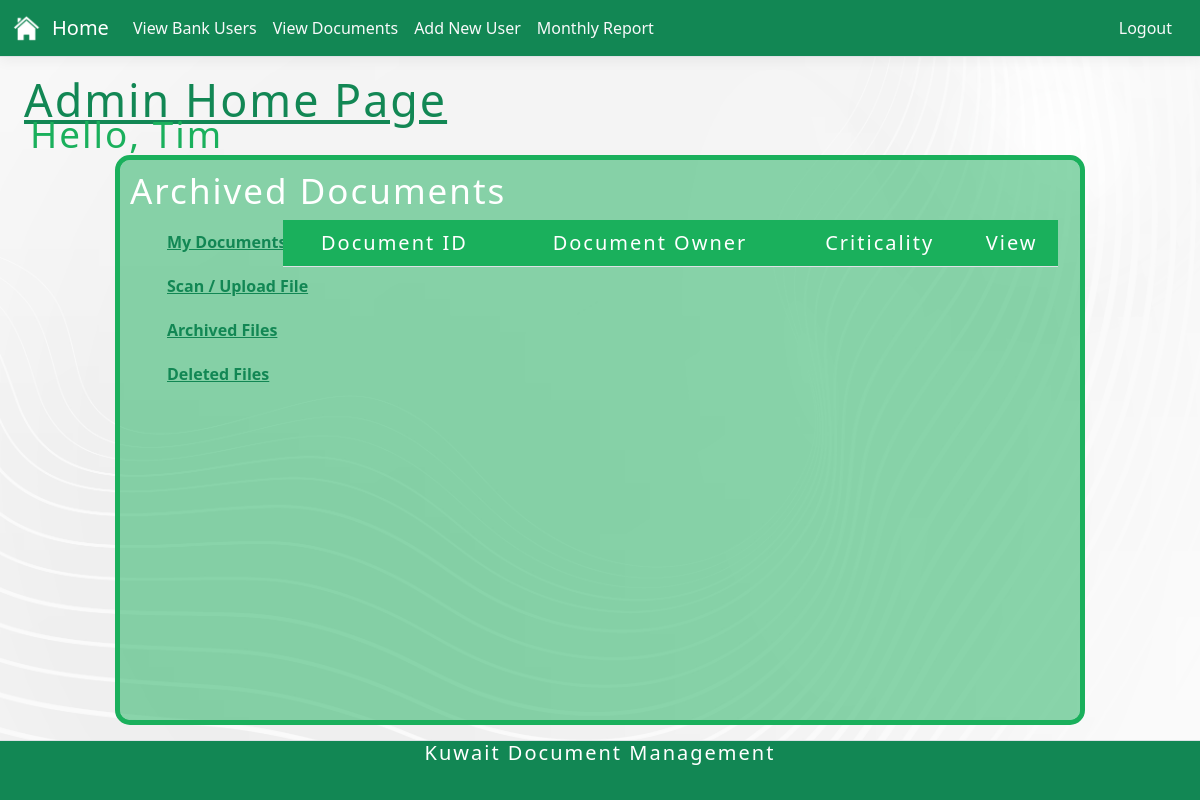
Before: /Group31/viewArchived.php (signed in) with the older database file.
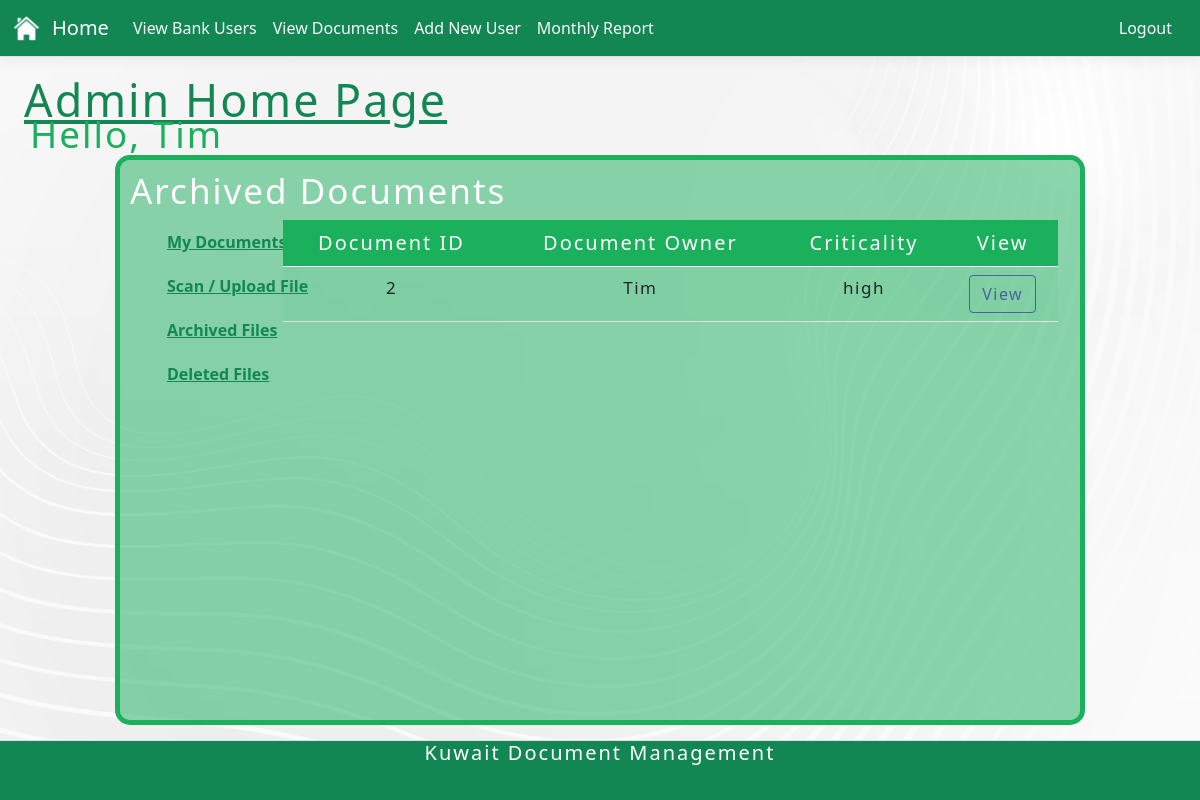
After: the same page with the newer database file.
### tables this page shows
CREATE TABLE "documents" (
	"docID"	INTEGER NOT NULL,
	"owner"	TEXT NOT NULL,
	"criticality"	TEXT NOT NULL,
	"viewers"	INTEGER,
	"archive"	TEXT,
	"deleted"	TEXT,
	PRIMARY KEY("docID")
);

### Group31/viewArchived.php (the view, shortened to what this page needs)
<?php require("adminNav.php");
$name = $_SESSION['name'];
function getDoc (){
    $db = new SQLITE3('..\\Database\\Kuwaitt.db');
    $sql = "SELECT * FROM documents WHERE archive = 'yes'";
    $stmt = $db->prepare($sql);
    $stmt->bindParam(':id', $_SESSION['id'] , SQLITE3_TEXT);
    $result = $stmt->execute();
    while ($row = $result->fetchArray()){
        $arrayResult [] = $row;
    }
    return $arrayResult;
}
$document = getDoc();
?>
<!DOCTYPE html>
<html lang="en">
<head>
</head>
<body>
    <h1 class="pagefont"><u>Admin Home Page</u></h1>
    <h2 class="greetingUser">Hello, <?php echo $name ?></h2>
    <nav class="box3">
        <h2 class="documentfont">Archived Documents</h2>
        <div class="column1">
            <ul>
                <li><a class="sideBarfont" href="adminIndex.php"><b>My Documents</b></a></li>
                <li><a class="sideBarfont" href="adminIndexAddDoc.php"><b>Scan / Upload File</b></a></li>
                <li><a class="sideBarfont" href="viewArchived.php"><b>Archived Files</b></a></li>
                <li><a class="sideBarfont" href="viewDeleted.php"><b>Deleted Files</b></a></li>
            </ul>
        </div>
        <div class="row">
            <div class="col">
                <table class="table table-hover">
                    <thead class="theadColour">
                        <td style="text-align: center;">Document ID</td>
                        <td style="text-align: center;">Document Owner</td>
                        <td style="text-align: center;">Criticality</td>
                        <td style="text-align: center;">View</td>
                    </thead>
                    <?php
                    for ($i = 0; $i < count($document); $i++) :
                    ?>
                        <tr>
                            <td class="tbContents"><?php echo $document[$i]['docID'] ?></td>
                            <td class="tbContents"><?php echo $document[$i]['owner'] ?></td>
                            <td class="tbContents"><?php echo $document[$i]['criticality'] ?></td>
                            <td class="tbContents"><a href="adminViewdoc.php?uid=<?php echo $document[$i]['docID']; ?>" class="btn btn-action">View</a></td>
                        </tr>
                    <?php endfor; ?>
                </table>
            </div>
        </div>
    </nav>
</body>
</html>
<?php require("footer.php"); ?>

Changed rows visible on the page:
added documents: docID "2", owner "Tim", criticality "high"
